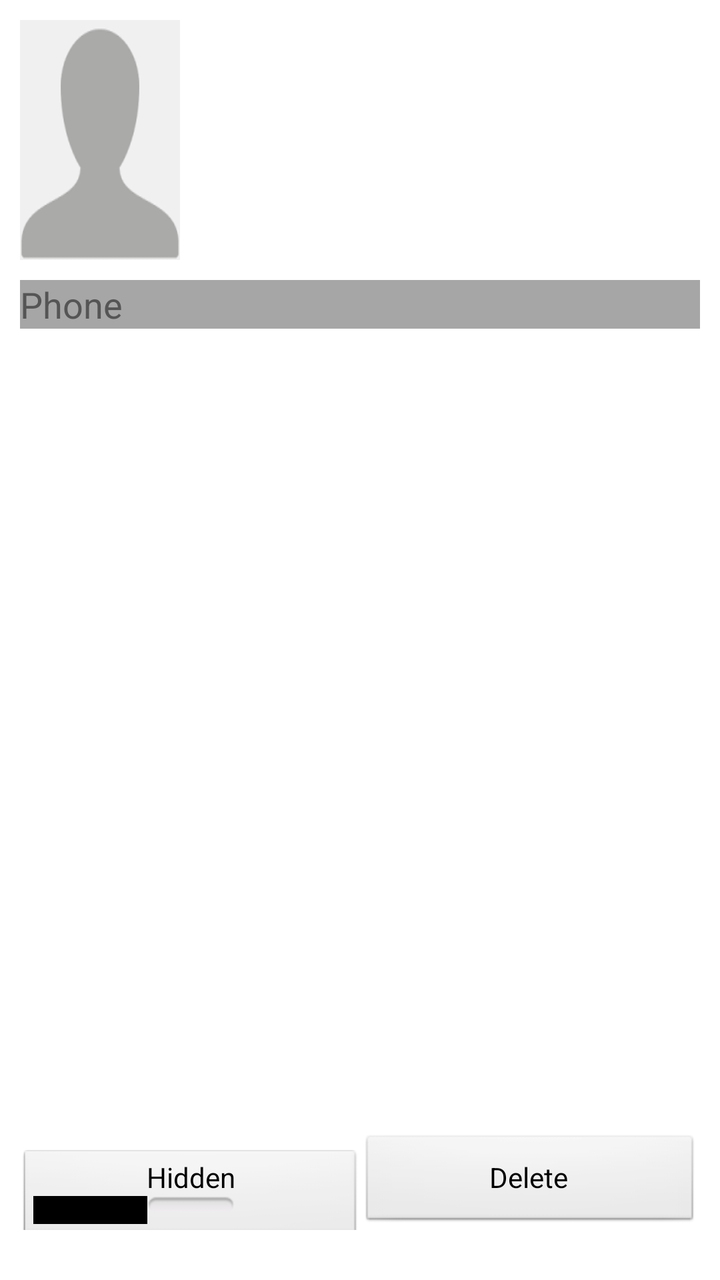
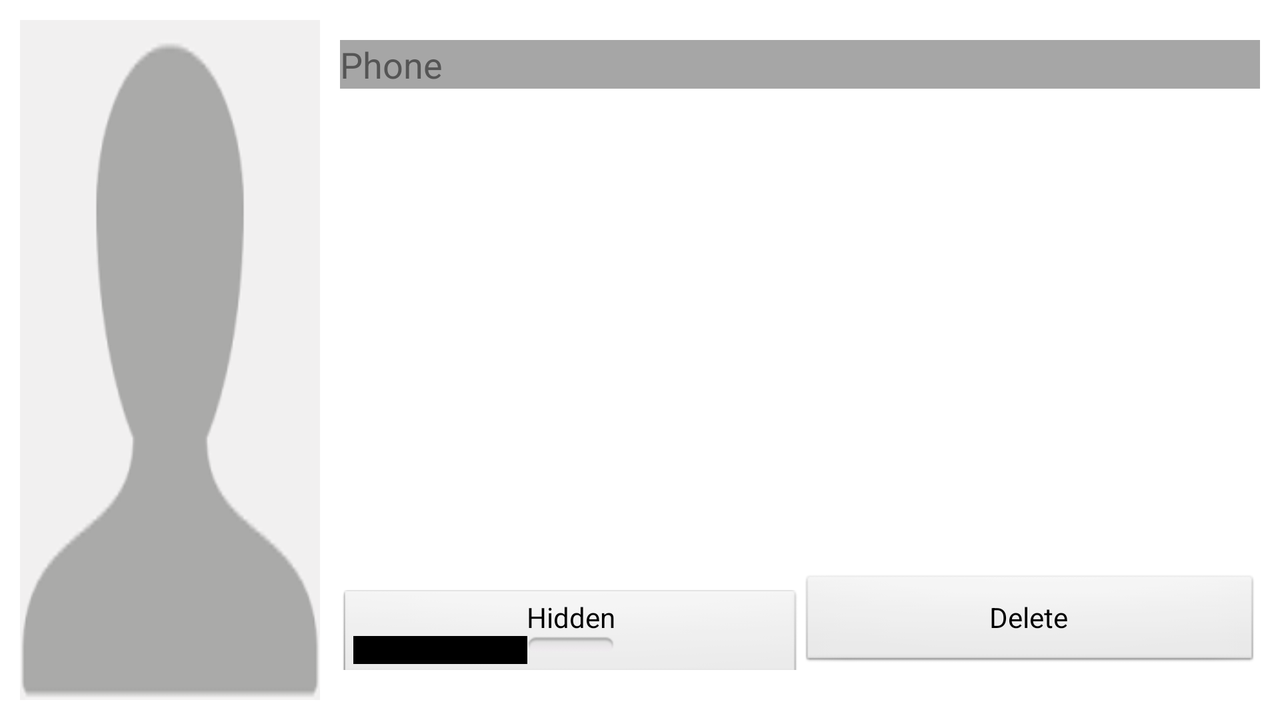

The same Android screen from two of the app's own layout files: first res/layout/ as a phone draws it, then the repository's variant for another configuration, drawn on a device whose configuration selects that folder. Both files follow.
<!-- AndroidManifest.xml: application theme AppTheme -->
<!-- res/layout/activity_single_contact.xml -->
<RelativeLayout xmlns:android="http://schemas.android.com/apk/res/android"
    xmlns:tools="http://schemas.android.com/tools"
    android:id="@+id/linearLayout1"
    android:layout_width="match_parent"
    android:layout_height="match_parent"
    android:orientation="vertical"
    android:padding="10dp"
    tools:context="com.example.checklist.SingleContact"  >

    <ImageView
        android:id="@+id/imageView1"
        android:layout_width="80dp"
        android:layout_height="120dp"
        android:contentDescription="@string/content_description"
        android:scaleType="fitXY"
        android:src="@drawable/profile_pic_sample" />

    <TextView
        android:id="@+id/editText1"
        android:layout_width="match_parent"
        android:layout_height="wrap_content"
        android:layout_alignParentRight="true"
        android:layout_below="@+id/imageView1"
        android:layout_marginTop="10dp"
        android:background="@color/background"
        android:ems="10"
        android:text="@string/phone"
        android:textColor="@color/menu_item_background"
        android:textSize="18sp" />

    <LinearLayout
        android:id="@+id/linearLayout2"
        android:layout_width="fill_parent"
        android:layout_height="wrap_content"
        android:layout_alignLeft="@+id/phone_no_single"
        android:layout_alignParentBottom="true"
        android:layout_marginBottom="15dp"
        android:orientation="horizontal" >

        <ToggleButton
            android:id="@+id/togglebutton"
            android:layout_width="0dp"
            android:layout_height="wrap_content"
            android:layout_weight="1"
            android:onClick="onToggleClicked"
            android:textOff="Hidden"
            android:textOn="Visible" />

        <Button
            android:id="@+id/delete_contact_btn"
            android:layout_width="0dp"
            android:layout_height="wrap_content"
            android:layout_weight="1"
            android:onClick="deleteContact"
            android:text="@string/delete" />
    </LinearLayout>

    <TextView
        android:id="@+id/phone_no_single"
        android:layout_width="match_parent"
        android:layout_height="wrap_content"
        android:layout_alignLeft="@+id/editText1"
        android:layout_below="@+id/editText1"
        android:layout_marginTop="10dp"
        android:layout_centerVertical="true"
        android:ems="10"
        android:textSize="18sp" />

</RelativeLayout>
<!-- resources referenced by this layout -->
<resources>
  <color name="background">#A6A6A6</color>
  <color name="menu_item_background">#555</color>
  <!-- drawable profile_pic_sample: png bitmap (drawable, 1535 bytes) -->
  <string name="content_description">Content Description</string>
  <string name="delete">Delete</string>
  <string name="phone">Phone</string>
  <style name="AppTheme" parent="AppBaseTheme">
          
      </style>
  <!-- from res/values-v11/ -->
  <style name="AppBaseTheme" parent="@android:style/Theme.Light">
          
      </style>
</resources>
<!-- res/layout-land/activity_single_contact.xml (the repository's variant of the layout above) -->
<!-- drawn on the phone turned sideways -->
<RelativeLayout xmlns:android="http://schemas.android.com/apk/res/android"
    xmlns:tools="http://schemas.android.com/tools"
    android:id="@+id/linearLayout1"
    android:layout_width="match_parent"
    android:layout_height="match_parent"
    android:orientation="vertical"
    android:padding="10dp"
    tools:context="com.example.checklist.SingleContact" >

    <ImageView
        android:id="@+id/imageView1"
        android:layout_width="150dp"
        android:layout_height="120dp"
        android:layout_alignParentBottom="true"
        android:layout_alignParentTop="true"
        android:contentDescription="@string/content_description"
        android:scaleType="fitXY"
        android:src="@drawable/profile_pic_sample" />

    <LinearLayout
        android:id="@+id/linearLayout2"
        android:layout_width="fill_parent"
        android:layout_height="wrap_content"
        android:layout_alignLeft="@+id/phone_no_single"
        android:layout_alignParentBottom="true"
        android:layout_marginBottom="15dp"
        android:orientation="horizontal" >

        <ToggleButton
            android:id="@+id/togglebutton"
            android:layout_width="0dp"
            android:layout_height="wrap_content"
            android:layout_weight="1"
            android:onClick="onToggleClicked"
            android:textOff="Hidden"
            android:textOn="Visible" />

        <Button
            android:id="@+id/delete_contact_btn"
            android:layout_width="0dp"
            android:layout_height="wrap_content"
            android:layout_weight="1"
            android:onClick="deleteContact"
            android:text="@string/delete" />
    </LinearLayout>

    <TextView
        android:id="@+id/phone_no_single"
        android:layout_width="match_parent"
        android:layout_height="wrap_content"
        android:layout_below="@+id/editText1"
        android:layout_marginLeft="10dp"
        android:layout_marginTop="10dp"
        android:layout_toRightOf="@id/imageView1"
        android:ems="10"
        android:textSize="18sp" />

    <TextView
        android:id="@+id/editText1"
        android:layout_width="match_parent"
        android:layout_height="wrap_content"
        android:layout_toRightOf="@id/imageView1"
        android:layout_alignParentRight="true"
        android:layout_alignTop="@+id/imageView1"
        android:layout_marginTop="10dp"
        android:layout_marginLeft="10dp"
        android:background="@color/background"
        android:ems="10"
        android:text="@string/phone"
        android:textColor="@color/menu_item_background"
        android:textSize="18sp" />

</RelativeLayout>
